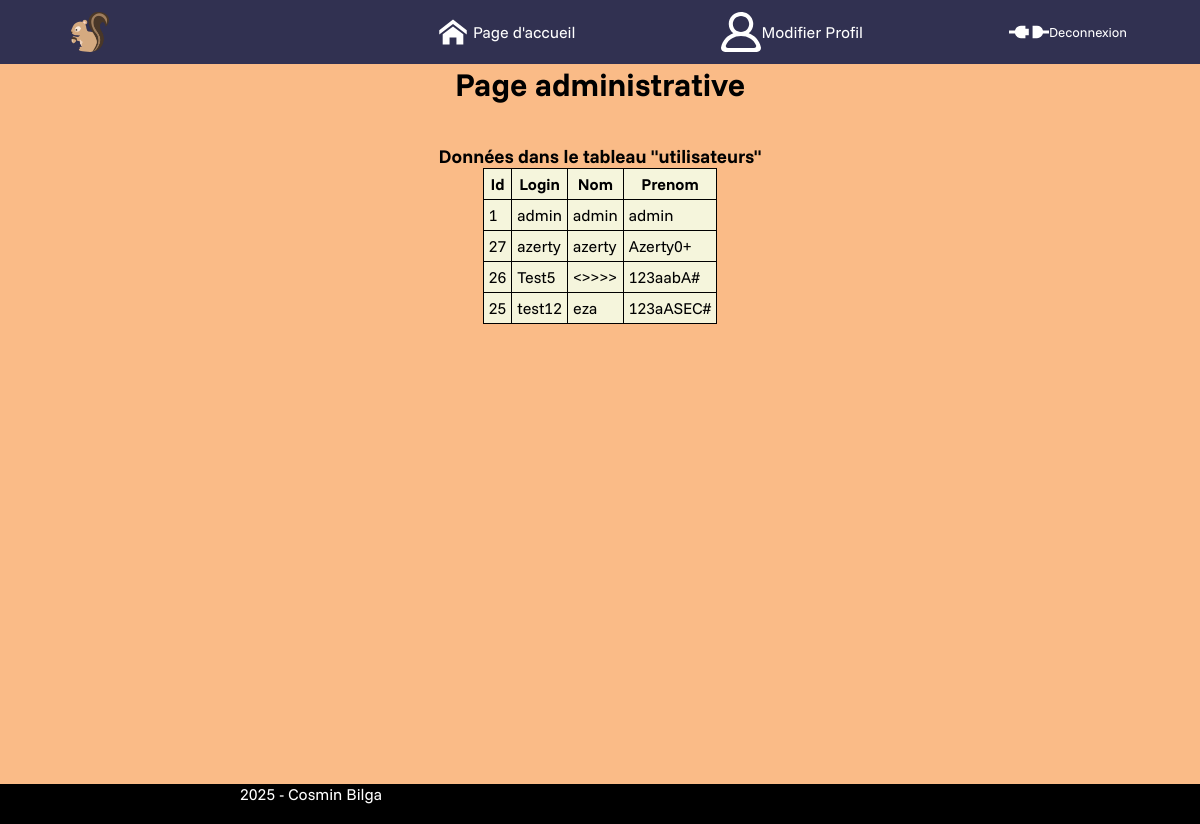
The page /admin.php (signed in) on the database its author committed.
### tables this page shows
CREATE TABLE IF NOT EXISTS `utilisateurs` (
  `id` int NOT NULL AUTO_INCREMENT,
  `login` varchar(255) NOT NULL,
  `prenom` varchar(255) DEFAULT NULL,
  `nom` varchar(255) DEFAULT NULL,
  `password` varchar(255) NOT NULL,
  PRIMARY KEY (`id`),
  UNIQUE KEY `login` (`login`)
);

### connexion-tools.php (called while the page is built, shortened)
<?php
function sql_exec(string $sql, object $conn)
{
    try {
        $result = $conn->query($sql);
    } catch (mysqli_sql_exception $e) {
        echo 'Erreur: ' . $conn->error;
    }
    return $result;
}

### admin.php (the view, shortened to what this page needs)
<!DOCTYPE html>
<html lang="en">
<head>
    <link rel="stylesheet" href="assets/css/main_page.css">
</head>
<body>
    <?php
    include "connexion-tools.php";
    $conn = new mysqli($server, $user, $password, $database);
    $sql = "SELECT id,login,nom,prenom FROM utilisateurs;";
    $result = sql_exec($sql, $conn);
    ?>
    <header>
        <img src="assets/media/squirrel.webp">
        <nav>
            <?php
            if (isset($_SESSION["logged_user"]))
                echo " <a href=\"index.php\"><img src=\"assets/media/home-svgrepo-com.svg\">Page d'accueil</a> <a href=\"profil.php\"><img src=\"assets/media/profile.svg\">Modifier Profil</a> <form action=\"index.php\" method=\"post\"><img src=\"assets/media/disconnect.svg\"><input type=\"submit\" name=\"Deconnexion\" value=\"Deconnexion\"></form>";
            ?>
        </nav>
    </header>
    <main>
        <h1>Page administrative</h1>
        <h3>Données dans le tableau "utilisateurs"</h3>
        <table>
            <thead>
                <tr>
                    <?php
                    $row = $result->fetch_assoc();
                    foreach ($row as $key => $value)
                        echo "<th>" . ucfirst($key) . "</th>";
                    ?>
                </tr>
            </thead>
            <tbody>
                <?php
                while ($row) {
                    echo "<tr>";
                    foreach ($row as $cell)
                        echo "<td>$cell</td>";
                    echo "</tr>";
                    $row = $result->fetch_assoc();
                }
                ?>
            </tbody>
        </table>
    </main>
    <footer>
        <p>2025 - Cosmin Bilga</p>
    </footer>
</body>
</html>

### assets/css/main_page.css (style rules this page uses)
* { margin: 0; padding: 0; box-sizing: border-box; font-family: "Funnel", Verdana, Geneva, Tahoma, sans-serif; }
a { color: inherit; text-decoration: none; }
body { width: 100vw; overflow-x: hidden; background-color: rgb(250, 187, 135); }
header { height: 8vh; display: flex; background-color: rgb(49, 49, 81); align-items: center; }
header > img { width: 15vw; height: 5vh; object-fit: contain; margin-right: 15vw; }
header > nav { width: 70vw; display: flex; justify-content: space-around; align-items: center; height: 5vh; }
nav { color: white; font-size: bold; }
nav > a, nav input[type="submit"] { height: 100%; }
nav > a, nav > form { display: flex; align-items: center; height: 5vh; }
nav input[type="submit"] { color: white; background-color: rgb(49, 49, 81); border: none; height: 100%; }
nav img { height: 5vh; aspect-ratio: 1 / 1; margin: 0px; }
main { display: flex; flex-direction: column; align-items: center; min-height: 90vh; }
table, td, th { border: 1px solid black; border-collapse: collapse; padding: 5px; }
table { background-color: beige; max-width: 80vw; }
.article h2,h3 { margin-top: 5vh; }
footer { width: 100vw; height: 5vh; color: white; padding-left: 20vw; background-color: black; }

### rows shown on the page
utilisateurs: id "1"
utilisateurs: id "27", prenom "Azerty0+"
utilisateurs: id "26", login "Test5", nom "<>>>>", prenom "123aabA#"
utilisateurs: id "25", login "test12", nom "eza", prenom "123aASEC#"

### other values the page prints
$key "Id"
$key "Login"
$key "Nom"
$key "Prenom"
$cell "admin"
$cell "azerty"
